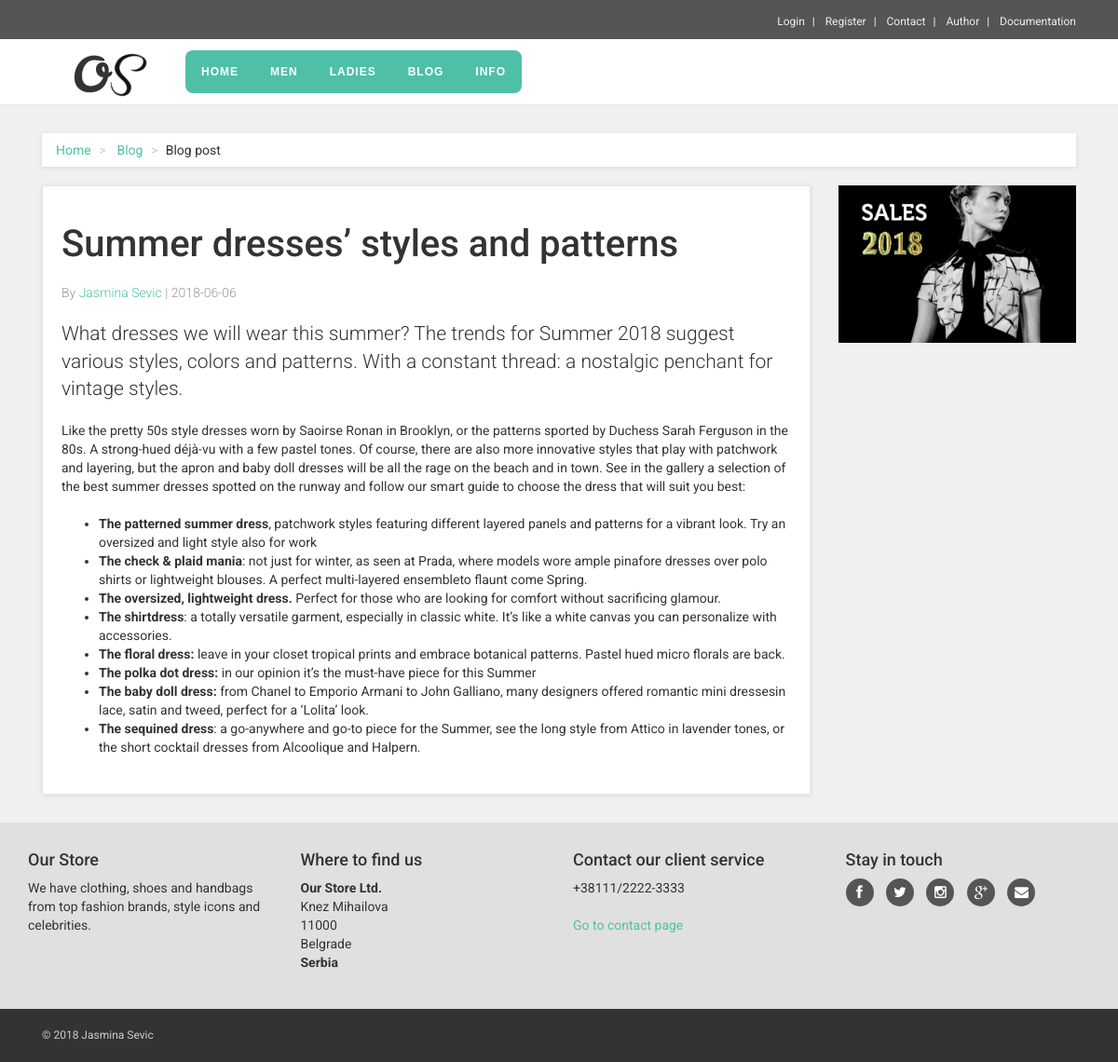
Screenshot of /post.php?id=3 with the database file from the repository.
### tables this page shows
CREATE TABLE `navigation` (
  `id_link` int(11) NOT NULL,
  `name` varchar(100) NOT NULL,
  `path` varchar(100) DEFAULT NULL,
  `parent` int(10) NOT NULL,
  `level` int(10) NOT NULL,
  `position` int(11) NOT NULL
);

CREATE TABLE `post` (
  `id_post` int(11) NOT NULL,
  `post_title` varchar(255) NOT NULL,
  `post_summary` varchar(300) NOT NULL,
  `post_text` text NOT NULL,
  `publishing_date` timestamp NOT NULL DEFAULT CURRENT_TIMESTAMP,
  `user_id` int(11) NOT NULL
);

CREATE TABLE `user` (
  `id_user` int(11) NOT NULL,
  `first_name` varchar(50) NOT NULL,
  `last_name` varchar(50) NOT NULL,
  `email` varchar(150) NOT NULL,
  `pass` varchar(250) NOT NULL,
  `date_registr` timestamp NOT NULL DEFAULT CURRENT_TIMESTAMP ON UPDATE CURRENT_TIMESTAMP,
  `active` bit(1) NOT NULL,
  `role_id` int(11) NOT NULL,
  `image` varchar(255) NOT NULL,
  `biography` text NOT NULL
);

### php/connection.php (called while the page is built)
<?php
    $host = "localhost";
    $database = "b18_22266661_ourstore";
    $username = "b18_22266661";
    $password = "5276462piramida";
    try{
        $conn = new PDO("mysql:host=$host;dbname=$database;charset=utf8", $username, $password);
        $conn->setAttribute(PDO::ATTR_ERRMODE, PDO::ERRMODE_EXCEPTION);
        $conn->setAttribute(PDO::ATTR_DEFAULT_FETCH_MODE, PDO::FETCH_OBJ);
    }
    catch(PDOEXCEPTIONS $e){
        echo $e->getMESSAGE();
    }
    function executeQuery($upit){
        global $conn;
        $result = $conn->query($upit)->fetchAll();
        return $result;
    }
?>

### post.php (the view, shortened to what this page needs)
<?php
if(isset($_GET['id'])) :
    $id = $_GET['id'];
include "php/connection.php";
include "views/head.php";
include "views/header.php";
include "views/nav.php";
?>
 <?php
 $query_prepare =$conn->prepare("SELECT * FROM post p INNER JOIN user u ON p.user_id=u.id_user WHERE id_post = :id");
 $query_prepare->execute(array(":id"=>$id));
 $result_post = $query_prepare->fetch();
 if(isset($result_post)):
     ?>
     <div id="all">
     <div id="content">
        <div class="container">
             <div class="col-sm-12">
                 <ul class="breadcrumb">
                     <li>
                         <a href="index.php">Home</a>
                     </li>
                     <li>
                         <a href="index.php?page=blog">Blog</a>
                     </li>
                     <li>Blog post</li>
                 </ul>
             </div>
             <div class="col-sm-9" id="blog-post">
                <div class="box">
                     <h1><?= $result_post->post_title ?></h1>
                     <p class="author-date">By
                         <a href="#"><?= $result_post->first_name . " " . $result_post->last_name ?></a> |
                         <?php $publishing_date = explode(" ",$result_post->publishing_date);
                            echo $publishing_date[0];
                        ?></p>
                     <p class="lead"><?= $result_post->post_summary ?></p>
                        <div id="post-content">
                             <p><?= $result_post->post_text; ?></p>
                        </div>
                    </div>
                </div>
                    <div class="col-md-3">
                        <div class="banner">
                            <a href="#">
                                <img src="img/banner.jpg" alt="sales 2014" class="img-responsive">
                            </a>
                        </div>
                    </div>
                </div>
            </div>
        </div>
 <?php endif; ?>
 <?php
 include "views/footer.php";
 endif;
 ?>

### views/nav.php (shortened to what this page needs)
    <div class="navbar navbar-default yamm" role="navigation" id="navbar">
        <div class="container">
            <div class="navbar-header">
                <a class="navbar-brand home" href="index.php" data-animate-hover="bounce">
                    <img src="img/os-logo.png" alt="Obaju logo" class="hidden-xs">
                </a>
            </div>
    <?php
$upit = "SELECT * FROM navigation n";
$res = executeQuery($upit);
$novi = array();
foreach ($res as $r) {
    $novi[] = array("id" => intval($r->id_link),
        "title" => $r->name,
        "parent_id" => $r->parent,
        "path" => $r->path,
        "id_link" => $r->id_link,
    );
}
function has_children($rows, $id)
{
    foreach ($rows as $row) {
        if ($row['parent_id'] == $id) {
            return true;
        }
    }
    return false;
}
function build_menu($rows, $parent = 0)
{
    $result = "<ul>";
    foreach ($rows as $row) {
        if ($row['parent_id'] == $parent) {
            $result .= "<li><a href='" . $row['path'] . "&parent=" . $row['parent_id'] . "&category=" . $row['id_link'] . "'>" . $row['title'] . "</a>";
            if (has_children($rows, $row['id'])) {
                $result .= build_menu($rows, $row['id']);
            }
            $result .= "</li>";
        }
    }
    $result .= "</ul>";
    return $result;
}
?>
            <div class="navbar-collapse collapse" id="navigation">
                <div id='cssmenu'>
                <?php echo build_menu($novi); ?>
                </div>
            </div>
        </div>
    </div>

### css/menumaker.css (style rules this page uses)
#cssmenu, #cssmenu ul, #cssmenu ul li, #cssmenu ul li a, #cssmenu #menu-button { margin: 0; padding: 0; border: 0; list-style: none; line-height: 1; display: block; position: relative; -webkit-box-sizing: border-box; -moz-box-sizing: border-box; box-sizing: border-box; }
#cssmenu:after, #cssmenu > ul:after { content: "."; display: block; clear: both; visibility: hidden; line-height: 0; height: 0; }
#cssmenu { font-family: Montserrat, sans-serif; background: #4fbfa8; margin-top: 12px; border-radius: 8px; }
#cssmenu > ul > li { float: left; }
#cssmenu > ul > li > a { padding: 17px; font-size: 12px; letter-spacing: 1px; text-decoration: none; color: #fff; font-weight: 700; text-transform: uppercase; -webkit-transition: color 0.25s ease; -moz-transition: color 0.25s ease; transition: color 0.25s ease; }

### css/style.default.css (style rules this page uses)
a, button { -webkit-transition: all 0.2s ease-out; -moz-transition: all 0.2s ease-out; transition: all 0.2s ease-out; }
p.lead { font-weight: 300; }
h1 { font-weight: 700; font-size: 40px; }
.breadcrumb { -webkit-box-shadow: 0 1px 5px rgba(0, 0, 0, 0.1); box-shadow: 0 1px 5px rgba(0, 0, 0, 0.1); }
.box { background: #fff; margin: 0 0 30px; border: solid 1px #e6e6e6; -webkit-box-sizing: border-box; -moz-box-sizing: border-box; box-sizing: border-box; padding: 20px; -webkit-box-shadow: 0 1px 5px rgba(0, 0, 0, 0.1); box-shadow: 0 1px 5px rgba(0, 0, 0, 0.1); }
#content .banner { margin-bottom: 30px; }
#content #blog-post .author-date { color: #999999; font-weight: 300; }
#content #blog-post #post-content { margin-bottom: 20px; }
.yamm .nav, .yamm .collapse, .yamm .dropup, .yamm .dropdown { position: static; }
.yamm .container { position: relative; }
.navbar { font-family: "Roboto", Helvetica, Arial, sans-serif; min-height: 70px; margin-bottom: 30px; border: none; border-bottom: 1px solid transparent; }
@media (min-width: 768px) { .navbar { border-radius: 0; } }
.navbar-collapse { max-height: 340px; overflow-x: visible; padding-right: 15px; padding-left: 15px; }
@media (min-width: 768px) { .navbar-collapse { float: left; width: auto; border-top: 0; box-shadow: none; } }
@media (min-width: 768px) { .navbar-collapse.collapse { display: block !important; height: auto !important; padding-bottom: 0; overflow: visible !important; } }
.container > .navbar-header, .container-fluid > .navbar-header, .container > .navbar-collapse, .container-fluid > .navbar-collapse { margin-right: -15px; margin-left: -15px; }
@media (min-width: 768px) { .container > .navbar-header, .container-fluid > .navbar-header, .container > .navbar-collapse, .container-fluid > .navbar-collapse { margin-right: 0; margin-left: 0; } }
.navbar-brand { float: left; padding: 10px 15px; font-size: 18px; line-height: 20px; height: 70px; }
@media (min-width: 768px) { .navbar > .container .navbar-brand, .navbar > .container-fluid .navbar-brand { margin-left: -15px; } }
.navbar-default { background-color: #ffffff; border-bottom-color: #e6e6e6; }
.navbar-default .navbar-brand { color: #777777; }
.navbar-default .navbar-collapse { border-color: #e6e6e6; }
body { font-family: "Roboto", Helvetica, Arial, sans-serif; font-size: 14px; line-height: 1.42857143; color: #333333; background-color: #f0f0f0; }
a { color: #4fbfa8; text-decoration: none; }
.breadcrumb { padding: 8px 15px; margin-bottom: 20px; background-color: #ffffff; border-radius: 0; }
.breadcrumb > li + li:before { content: ">\00a0"; color: #cccccc; }
h1, h2, h3, h4, h5, h6, .h1, .h2, .h3, .h4, .h5, .h6 { font-family: inherit; font-weight: 500; line-height: 1.1; color: inherit; }
h1, .h1, h2, .h2, h3, .h3 { margin-top: 20px; margin-bottom: 20px; }
p, ul, ol { margin: 0 0 20px; }
.lead { margin-bottom: 20px; font-size: 16px; }
@media (min-width: 768px) { .lead { font-size: 21px; } }

### rows the page displays
navigation: name "HOME"
navigation: name "MEN"
navigation: name "LADIES"
navigation: name "BLOG"
navigation: name "INFO"
post: post_title "Summer dresses’ styles and patterns", user.first_name "Jasmina", user.last_name "Sevic", publishing_date "2018-06-06", post_summary "What dresses we will wear this summer? The trends for Summer 2018 suggest various styles, colors and patterns. With a constant thread: a nostalgic penchant for vintage styles.", post_text "Like the pretty 50s style dresses worn by Saoirse Ronan in Brooklyn, or the patterns sported by Duchess Sarah Ferguson in the 80s. A strong-hued déjà-vu with a few pastel tones. Of course, there are also more innovative styles that play with patchwork and layering, but the apron and baby doll dresses will be all the rage on the beach and in town. See in the gallery a selection of the best summer dresses spotted on the runway and follow our smart guide to choose the dress that will suit you best: The patterned summer dress , patchwork styles featuring different layered panels and patterns for a vibrant look. Try an oversized and light style also for work The check & plaid mania : not just…"
